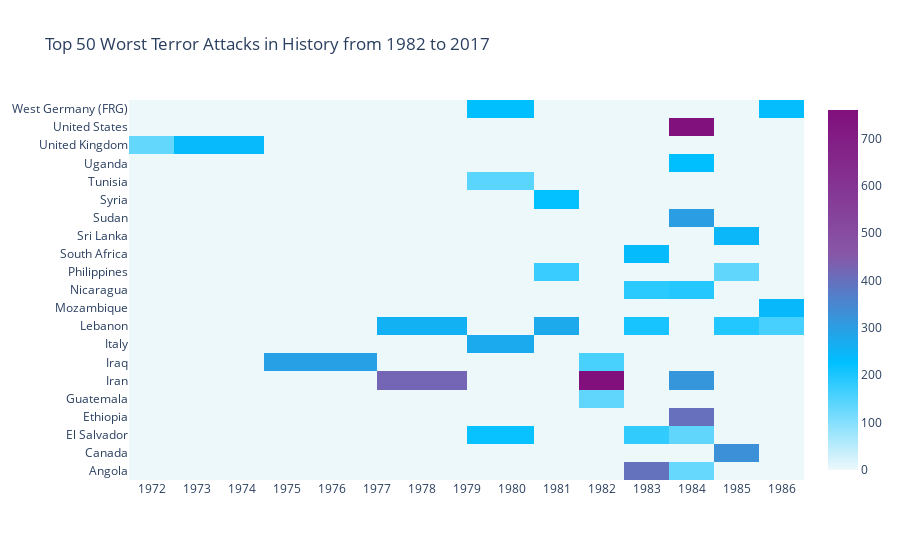

The notebook cell this image was saved under:
### Code cell
import plotly.offline as py
py.init_notebook_mode(connected=True)
import plotly.graph_objs as go
colorscale = [[0, '#edf8fb'], [.3, '#00BFFF'],  [.6, '#8856a7'],  [1, '#810f7c']]
heatmap = go.Heatmap(z=heat.values, x=heat.columns, y=heat.index, colorscale=colorscale)
data = [heatmap]
layout = go.Layout(
    title='Top 50 Worst Terror Attacks in History from 1982 to 2017',
    xaxis = dict(ticks='', nticks=20),
    yaxis = dict(ticks='')
)
fig = go.Figure(data=data, layout=layout)
py.iplot(fig, filename='heatmap',show_link=False)

### Figure 1 — Plotly figure (JSON) as saved in the notebook; plotly's stock layout.template omitted (floating-point values rounded to 4 significant figures; data arrays with more than 128 entries replaced by an {"elided": "..."} marker saying what was removed)
{"data": [{"y": ["Angola", "Canada", "El Salvador", "Ethiopia", "Guatemala", "Iran", "Iraq", "Italy", "Lebanon", "Mozambique", "Nicaragua", "Philippines", "South Africa", "Sri Lanka", "Sudan", "Syria", "Tunisia", "Uganda", "United Kingdom", "United States", "West Germany (FRG)"], "x": [1972, 1973, 1976, 1978, 1980, 1981, 1982, 1983, 1984, 1985, 1986], "z": {"elided": "21x11 float values"}, "type": "heatmap", "colorscale": [[0, "#edf8fb"], [0.3, "#00BFFF"], [0.6, "#8856a7"], [1, "#810f7c"]]}], "layout": {"yaxis": {"ticks": ""}, "xaxis": {"nticks": 20, "ticks": ""}, "title": {"text": "Top 50 Worst Terror Attacks in History from 1982 to 2017"}}}
